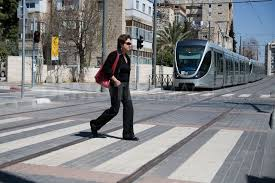
#> input picture Analise_Camera/Detection/images/teste8.jpeg, 275 x 183 px
$ python detectorPessoas.py
#> lines starting #> are read from the running program, lines starting #| are printed output that depends on the picture; after the words box and inside, x2 and y2 are one past the last pixel; in counts of white or black regions, pixels touching at a corner belong together
import cv2

# [7 lines of commented-out code are left out]
imagem = 'teste8.jpeg'
#imagem = 'teste9.jpeg'

path = "./images/"

img = cv2.imread(path+imagem)
#> img is the input picture: shape (183, 275, 3); mean B, G, R 131.3, 128.8, 127.3
classificador = cv2.CascadeClassifier('./haarcascades/haarcascade_fullbody.xml')

gray = cv2.cvtColor(img, cv2.COLOR_BGR2GRAY)
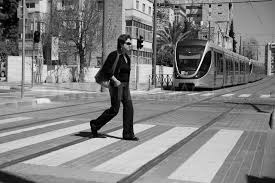
#> gray: shape (183, 275); min 0, max 253, mean 128.6
pedestres = classificador.detectMultiScale(gray,1.005,2)
#> pedestres = [[217, 56, 14, 29], [14, 38, 17, 33], [156, 6, 56, 112], [92, 20, 56, 111]]
print(pedestres)
#| [[217  56  14  29]
#|  [ 14  38  17  33]
#|  [156   6  56 112]
#|  [ 92  20  56 111]]
for (x,y,w,h) in pedestres:
    cv2.rectangle(img,(x,y),(x+w,y+h),(0,0,0))
#> this loop made 4 passes
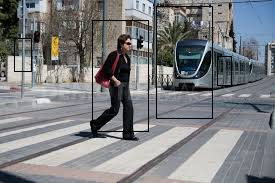
#> img: shape (183, 275, 3); 1.7% of pixels changed, all inside (x1, y1, x2, y2) = (14, 6, 232, 132)

cv2.imshow('Pedestres', img)
cv2.waitKey(0)

$ run again, with Analise_Camera/Detection/images/teste2.jpg copied over Analise_Camera/Detection/images/teste8.jpeg
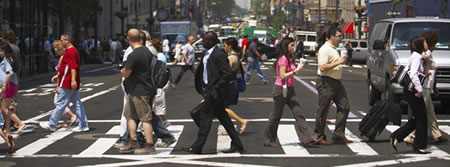
#> input picture Analise_Camera/Detection/images/teste2.jpg, 450 x 167 px
#> img is the input picture: shape (167, 450, 3); mean B, G, R 84.8, 87, 93.1
#> `gray = cv2.cvtColor(img, cv2.COLOR_BGR2GRAY)`:
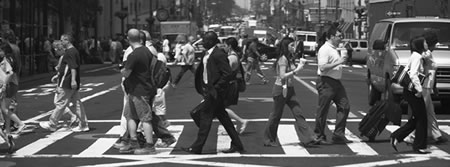
#> gray: shape (167, 450); min 0, max 255, mean 88.6
#> pedestres = ()

$ run again, with Analise_Camera/Detection/images/teste3.jpg copied over Analise_Camera/Detection/images/teste8.jpeg
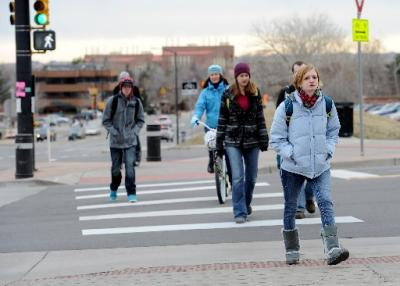
#> input picture Analise_Camera/Detection/images/teste3.jpg, 400 x 286 px
#> img is the input picture: shape (286, 400, 3); mean B, G, R 153.6, 151.8, 150.8
#> `gray = cv2.cvtColor(img, cv2.COLOR_BGR2GRAY)`:
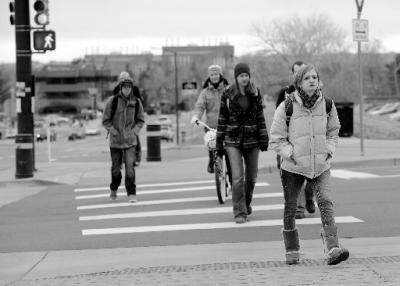
#> gray: shape (286, 400); min 0, max 255, mean 151.7
#> pedestres = [[7, 140, 34, 67], [21, 122, 41, 81], [343, 88, 40, 80], [79, 49, 84, 167], [256, 131, 72, 143], [185, 39, 102, 203], [243, 60, 108, 216], [7, 74, 94, 186]]
#| [[  7 140  34  67]
#|  [ 21 122  41  81]
#|  [343  88  40  80]
#|  [ 79  49  84 167]
#|  [256 131  72 143]
#|  [185  39 102 203]
#> (further printed lines are left out)
#> the loop `for (x,y,w,h) in pedestres:` made 8 passes
#> after the loop `for (x,y,w,h) in pedestres:`:
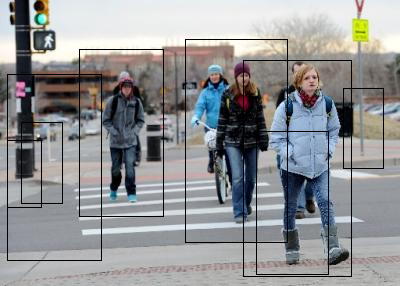
#> img: shape (286, 400, 3); 2.93% of pixels changed, all inside (x1, y1, x2, y2) = (7, 39, 384, 277)
